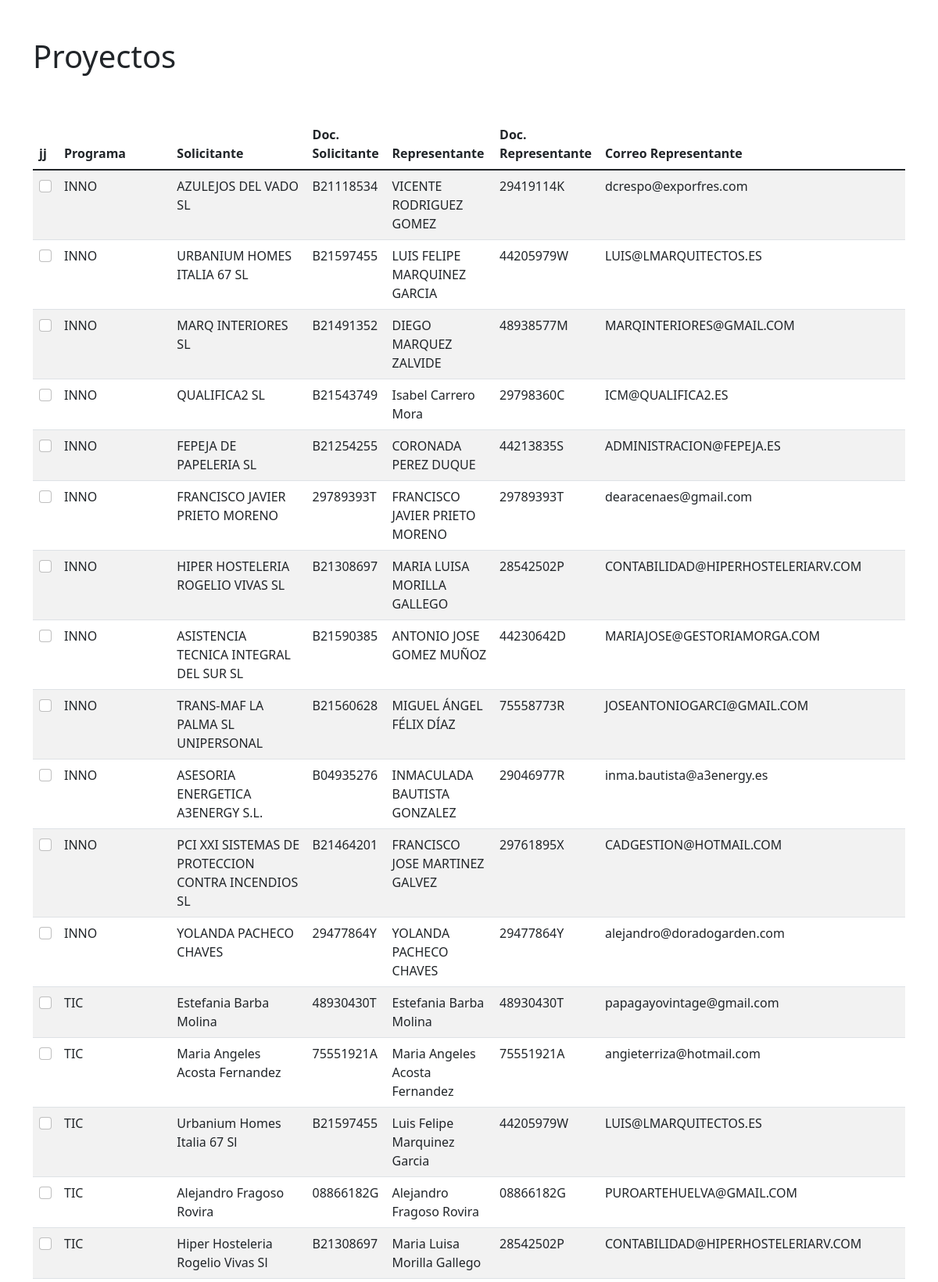
The page / (upper part) on the database its author committed.
### document/models.py (models this page shows, shortened)
class Project(models.Model):
    programa =  models.CharField(max_length=50)
    n_sorte =  models.CharField(max_length=50)
    consultora =  models.CharField(max_length=50)
    id_solicitud =  models.CharField(max_length=50)
    num_registro =  models.CharField(max_length=50)
    fecha_y_hora_registro =  models.CharField(max_length=50)
    fecha_y_hora_solicitud =  models.CharField(max_length=50)
    documento_solicitante =  models.CharField(max_length=50)
    nombre_solicitante =  models.CharField(max_length=50)
    provincia =  models.CharField(max_length=50)
    poblacion =  models.CharField(max_length=50)
    cp =  models.CharField(max_length=50)
    email =  models.CharField(max_length=50)
    direccion =  models.CharField(max_length=50)
    telefono_solicitante =  models.CharField(max_length=50)
    documento_representante =  models.CharField(max_length=50)
    nombre_representante =  models.CharField(max_length=50)
    cargo =  models.CharField(max_length=50)
    email_representante =  models.CharField(max_length=50)
    anno_actividad =  models.CharField(max_length=50)
    nuevo =  models.CharField(max_length=50)
    iae =  models.CharField(max_length=50)
    ss_ok =  models.CharField(max_length=50)
    aeat_ok =  models.CharField(max_length=50)
    cif_ok =  models.CharField(max_length=50)
    dni_ok =  models.CharField(max_length=50)
    escrituras_ok =  models.CharField(max_length=50)
    dec_responsable_ok =  models.CharField(max_length=50)
    fases = models.CharField(max_length=50)
    acta = models.CharField(max_length=50)
    r_admision = models.CharField(max_length=50)
    notificado = models.CharField(max_length=50)
    tratamiento_tecnico = models.CharField(max_length=50)
    dni_tecnico = models.CharField(max_length=50)
    tratamiento_representante = models.CharField(max_length=50)
    deca_firmado_ok = models.CharField(max_length=50)
    bitacora = models.CharField(max_length=50)
    fecha_documento_inicio_diagnostico = models.CharField(max_length=50)
    fecha_diagnostico = models.CharField(max_length=50)
    anexo_18_firmado = models.CharField(max_length=50)
    fecha_recepcion_presupuesto = models.CharField(max_length=50)
    fecha_envio_anexo_19 = models.CharField(max_length=50)
    envio_ppi = models.CharField(max_length=50)
    duracion_del_plan = models.CharField(max_length=50)
    encuesta_satisfaccion = models.CharField(max_length=50)                    # sobra repetido
    proyectos = models.CharField(max_length=50)
    descripcion_empresa = models.CharField(max_length=50)   # no usado ?
    pagina_web = models.CharField(max_length=50)            # no usado ?
    solicitud_cumplimentada_ok = models.CharField(max_length=50)
    domicilio_en_demarcacion_ok = models.CharField(max_length=50)
    condiciones_participacion = models.CharField(max_length=50)
    informacion_adicional_beneficiario_anexo_16 = models.CharField(max_length=50)
    fecha_registro_participacion_fase_i_anexo_18 = models.CharField(max_length=50)
    enviado_email_publicidad_ue = models.CharField(max_length=50)
    fecha_registro_participacion_en_fase_ii_anexo_19 = models.CharField(max_length=50)
    fecha_registro_servicio_seguimiento_fase_ii_anexo_20 = models.CharField(max_length=50)
    memoria_proyecto_y_cuestionario_anexo_21 = models.CharField(max_length=50)
    formulario_ccc_empresas_anexo_27 = models.CharField(max_length=50)
    facturas = models.CharField(max_length=50)
    orden_de_transferencia = models.CharField(max_length=50)
    extracto_bancario = models.CharField(max_length=50)
    evidencias_del_gasto = models.CharField(max_length=50)
    obligaciones_publicidad_ue = models.CharField(max_length=50)
    tecnico_diagnostico = models.CharField(max_length=50)
    importe_presupuestado = models.CharField(max_length=50)
    importe_subvencionado =  models.CharField(max_length=50)
    contador_secuencial_expendiente = models.CharField(max_length=50)
    num_expediente = models.CharField(max_length=50)
    empresa_innocamara = models.CharField(max_length=50)
    estado = models.CharField(max_length=50)
    entrevista  = models.CharField(max_length=50)
    fecha_informe_valoracion = models.CharField(max_length=50)
    fecha_resolucion  = models.CharField(max_length=50)
    fecha_convenido_deca_anexo_10 = models.CharField(max_length=50)
    tecnico_justificar = models.CharField(max_length=50)
    fecha_fin_fase_i = models.CharField(max_length=50)
    nivel_madurez = models.CharField(max_length=50)
    justificacion_diagnostico = models.CharField(max_length=50)
    fecha_inicio_fase_ii = models.CharField(max_length=50)
    segui_1 = models.CharField(max_length=50)
    segui_2 = models.CharField(max_length=50)
    segui_3 = models.CharField(max_length=50)
    segui_4 = models.CharField(max_length=50)
    segui_5 = models.CharField(max_length=50)
    class Meta:
        verbose_name = "Proyecto"
        verbose_name_plural = "Proyectos"

### ccprojectmngt/views.py (the view, shortened to what this page needs)
# urls.py: path('', HomeView.as_view(), name="home"),
class HomeView(TemplateView):
    template_name = "index.html"
    def get_context_data(self, **kwargs):
        context = super().get_context_data(**kwargs)
        context['projects'] = Project.objects.all()
        return context

### templates/index.html (shortened to what this page needs)
{% extends 'base.html' %}
{% block content %}
       <div class="row">
        <form action="." method="POST">
            <table class="table table-striped table-hover">
                <thead>
                    <tr>
                        <th scope="col">jj</th>
                        <th scope="col">Programa</th>
                        <th scope="col">Solicitante</th>
                        <th scope="col">Doc. Solicitante</th>
                        <th scope="col">Representante</th>
                        <th scope="col">Doc. Representante</th>
                        <th scope="col">Correo Representante</th>
                    </tr>
                </thead>
                <tbody>
                {% for project in projects %}
                    <tr>
                        <td><input class="form-check-input" type="checkbox" name="check{{ forloop.counter }}" value="{{ project.id }}" id="flexCheckDefault"></td>
                        <td>{{ project.programa }}</td>
                        <td>{{ project.nombre_solicitante }}</td>
                        <td>{{ project.documento_solicitante }}</td>
                        <td>{{ project.nombre_representante }}</td>
                        <td>{{ project.documento_representante }}</td>
                        <td>{{ project.email_representante }}</td>
                    </tr>
                {% endfor %}
                </tbody>
            </table>
        </form>
      </div>
{% endblock content %}

### rows shown on the page
Project: programa "INNO", nombre_solicitante "AZULEJOS DEL VADO SL", documento_solicitante "B21118534", nombre_representante "VICENTE RODRIGUEZ GOMEZ", documento_representante "29419114K", email_representante "dcrespo@exporfres.com"
Project: programa "INNO", nombre_solicitante "URBANIUM HOMES ITALIA 67 SL", documento_solicitante "B21597455", nombre_representante "LUIS FELIPE MARQUINEZ GARCIA", documento_representante "44205979W", email_representante "LUIS@LMARQUITECTOS.ES"
Project: programa "INNO", nombre_solicitante "MARQ INTERIORES SL", documento_solicitante "B21491352", nombre_representante "DIEGO MARQUEZ ZALVIDE", documento_representante "48938577M", email_representante "MARQINTERIORES@GMAIL.COM"
Project: programa "INNO", nombre_solicitante "QUALIFICA2 SL", documento_solicitante "B21543749", nombre_representante "Isabel Carrero Mora", documento_representante "29798360C", email_representante "ICM@QUALIFICA2.ES"
Project: programa "INNO", nombre_solicitante "FEPEJA DE PAPELERIA SL", documento_solicitante "B21254255", nombre_representante "CORONADA PEREZ DUQUE", documento_representante "44213835S", email_representante "ADMINISTRACION@FEPEJA.ES"
Project: programa "INNO", nombre_solicitante "FRANCISCO JAVIER PRIETO MORENO", documento_solicitante "29789393T", nombre_representante "FRANCISCO JAVIER PRIETO MORENO", documento_representante "29789393T", email_representante "dearacenaes@gmail.com"
Project: programa "INNO", nombre_solicitante "HIPER HOSTELERIA ROGELIO VIVAS SL", documento_solicitante "B21308697", nombre_representante "MARIA LUISA MORILLA GALLEGO", documento_representante "28542502P", email_representante "CONTABILIDAD@HIPERHOSTELERIARV.COM"
Project: programa "INNO", nombre_solicitante "ASISTENCIA TECNICA INTEGRAL DEL SUR SL", documento_solicitante "B21590385", nombre_representante "ANTONIO JOSE GOMEZ MUÑOZ", documento_representante "44230642D", email_representante "MARIAJOSE@GESTORIAMORGA.COM"
Project: programa "INNO", nombre_solicitante "TRANS-MAF LA PALMA SL UNIPERSONAL", documento_solicitante "B21560628", nombre_representante "MIGUEL ÁNGEL FÉLIX DÍAZ", documento_representante "75558773R", email_representante "JOSEANTONIOGARCI@GMAIL.COM"
Project: programa "INNO", nombre_solicitante "ASESORIA ENERGETICA A3ENERGY S.L.", documento_solicitante "B04935276", nombre_representante "INMACULADA BAUTISTA GONZALEZ", documento_representante "29046977R", email_representante "inma.bautista@a3energy.es"
Project: programa "INNO", nombre_solicitante "PCI XXI SISTEMAS DE PROTECCION CONTRA INCENDIOS SL", documento_solicitante "B21464201", nombre_representante "FRANCISCO JOSE MARTINEZ GALVEZ", documento_representante "29761895X", email_representante "CADGESTION@HOTMAIL.COM"
Project: programa "INNO", nombre_solicitante "YOLANDA PACHECO CHAVES", documento_solicitante "29477864Y", nombre_representante "YOLANDA PACHECO CHAVES", documento_representante "29477864Y", email_representante "alejandro@doradogarden.com"
Project: programa "TIC", nombre_solicitante "Estefania Barba Molina", documento_solicitante "48930430T", nombre_representante "Estefania Barba Molina", documento_representante "48930430T", email_representante "papagayovintage@gmail.com"
Project: programa "TIC", nombre_solicitante "Maria Angeles Acosta Fernandez", documento_solicitante "75551921A", nombre_representante "Maria Angeles Acosta Fernandez", documento_representante "75551921A", email_representante "angieterriza@hotmail.com"
Project: programa "TIC", nombre_solicitante "Urbanium Homes Italia 67 Sl", documento_solicitante "B21597455", nombre_representante "Luis Felipe Marquinez Garcia", documento_representante "44205979W", email_representante "LUIS@LMARQUITECTOS.ES"
Project: programa "TIC", nombre_solicitante "Alejandro Fragoso Rovira", documento_solicitante "08866182G", nombre_representante "Alejandro Fragoso Rovira", documento_representante "08866182G", email_representante "PUROARTEHUELVA@GMAIL.COM"
Project: programa "TIC", nombre_solicitante "Hiper Hosteleria Rogelio Vivas Sl", documento_solicitante "B21308697", nombre_representante "Maria Luisa Morilla Gallego", documento_representante "28542502P", email_representante "CONTABILIDAD@HIPERHOSTELERIARV.COM"
